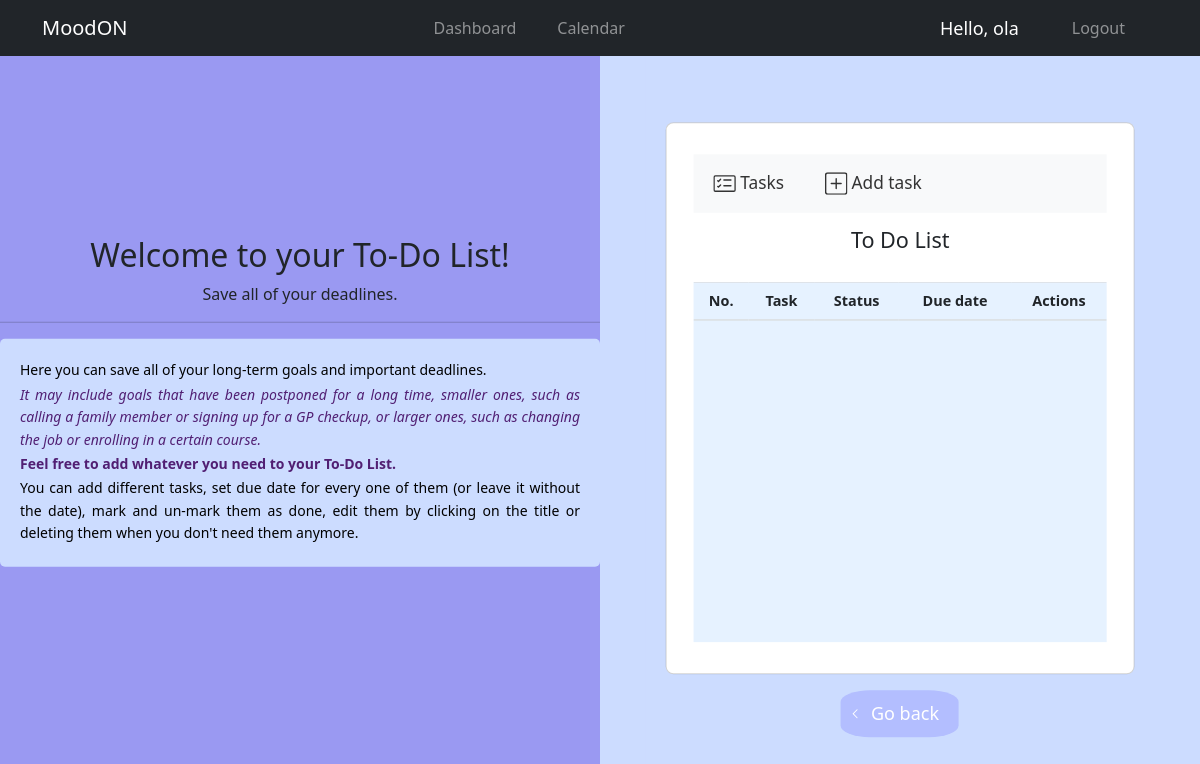
Before: /to-do/ (signed in) with the older database file.
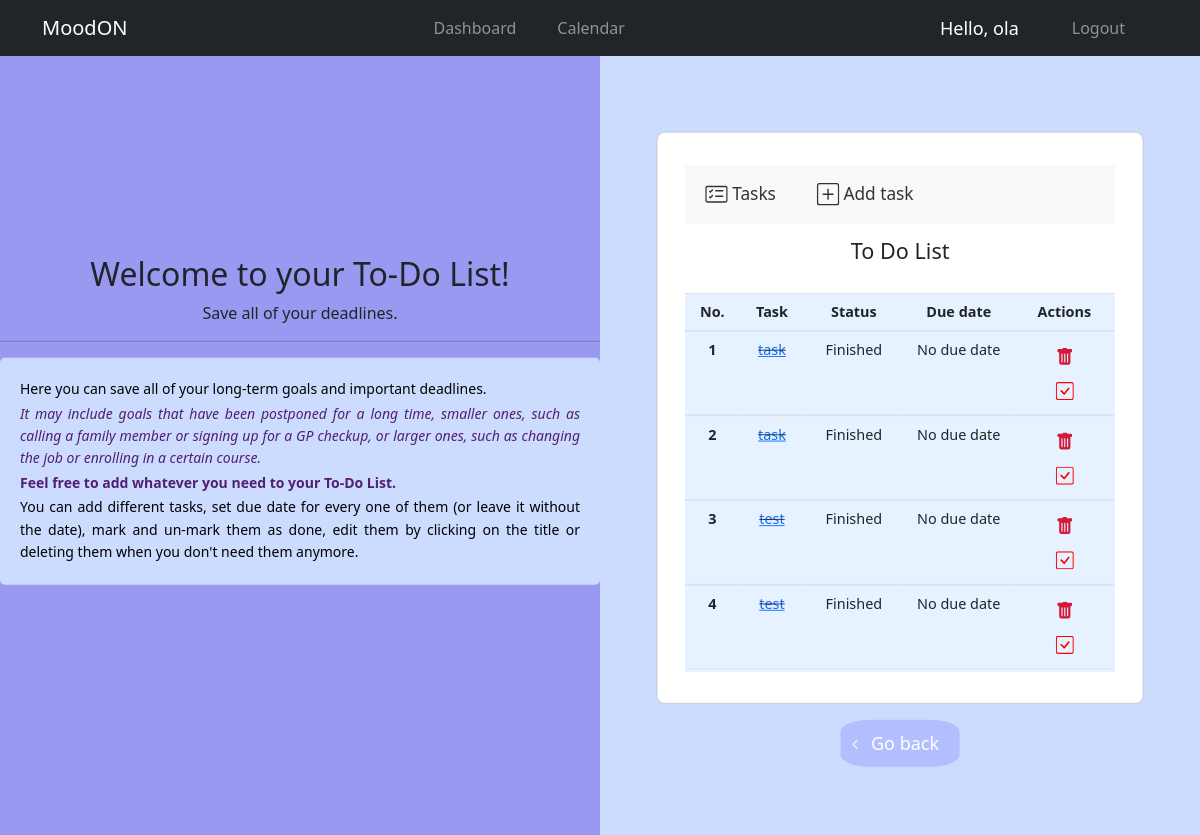
After: the same page with the newer database file.
### mood_tracker/models.py (models this page shows, shortened)
class Task(models.Model):
    user = models.ForeignKey(User, on_delete=models.CASCADE, default=1)
    title = models.CharField(max_length=100)
    description = models.TextField(null=True, blank=True)
    due_date = models.DateTimeField(null=True, blank=True)
    is_finished = models.BooleanField(default=False)
    is_notified = models.BooleanField(default=False)
    class Meta:
        ordering = ('due_date',)
    def has_alarm(self):
        return self.due_date is not None
    def status(self):
        if self.is_finished:
            return 'Finished'
        elif self.has_expired():
            return 'Expired'
        else:
            return "In progress"

### mood_tracker/views.py (the view)
# urls.py: path('to-do/', views.info_tasks, name='info_tasks'),
def info_tasks(request):
    tasks = Task.objects.filter(user=request.user)
    return render(request, 'to-do/task_list.html', {'tasks': tasks})

### mood_tracker/templates/to-do/task_list.html (shortened to what this page needs)
{% extends 'main/main.html' %}
{% load static %}
{% block content %}
<head>
    <link href="https://cdn.jsdelivr.net/npm/bootstrap@5.2.2/dist/css/bootstrap.min.css" rel="stylesheet">
</head>
<div class="split left">
    <div class="centered">
        <div class="title">
            <h2>Welcome to your To-Do List!</h2>
            <p>Save all of your deadlines.</p>
            <hr>
        </div>
        <div class="instructions">
            <p>Here you can save all of your long-term goals and important deadlines.</p>
            <p><i>It may include goals that have been postponed for a long time, smaller ones, such
                as calling a family member or signing up for a GP checkup, or larger ones, such as
                changing the job or enrolling in a certain course.</i></p>
            <p><b>Feel free to add whatever you need to your To-Do List.</b></p>
            <p>You can add different tasks, set due date for every one of them (or leave it without the date), mark and un-mark them as done, edit them by clicking on the title or deleting them when you don't need them anymore.</p>
        </div>
    </div>
</div>
<div class="split right">
    <div class="centered">
        <section style="background-color: #ccdcff;">
            <div class="container-body">
                <div class="row d-flex justify-content-center align-items-center h-100">
                    <div class="col-12">
                        <div class="card rounded-3">
                            <div class="card-body p-1">
                                <nav class="navbar navbar-expand-lg navbar-light bg-light">
                                    <div class="container-fluid">
                                        <ul class="navbar-nav me-auto mb-2 mb-lg-0">
                                            <li class="nav-item ">
                                                <a class="nav-link-custom" href="/to-do/">
                                                    Tasks
                                                </a>
                                            </li>
                                        </ul>
                                        <div class="collapse navbar-collapse" id="navbarSupportedContent">
                                            <ul class="navbar-nav me-auto mb-2 mb-lg-0">
                                                <li class="nav-item">
                                                    <a class="nav-link-custom" href="{% url 'task_add' %}">
                                                        Add task
                                                    </a>
                                                </li>
                                            </ul>
                                        </div>
                                    </div>
                                </nav>
                                <h4 class="text-center my-3 pb-3">To Do List</h4>
                                <div class="inside">
                                    <table class="table mb-4">
                                        <thead>
                                        <tr>
                                            <th scope="col">No.</th>
                                            <th scope="col">Task</th>
                                            <th scope="col">Status</th>
                                            <th scope="col">Due date</th>
                                            <th scope="col">Actions</th>
                                        </tr>
                                        </thead>
                                        {% for task in tasks %}
                                        <tbody>
                                        <tr>
                                            <th scope="row">{{ forloop.counter }}</th>
                                            <td>
                                                {% if task.is_finished %}
                                                <del>
                                                    <a href="{% url 'task_update' task.id %}">
                                                        {{task.title}}</a>
                                                </del>
                                                {% else %}
                                                <a href="{% url 'task_update' task.id %}"> {{task.title}}</a>
                                                {% endif %}
                                            </td>
                                            {% if task.status == "Expired" %}
                                            <td class="passed">{{task.status}}</td>
                                            {% else %}
                                            <td>{{task.status}}</td>
                                            {% endif %}
                                            {% if task.has_alarm %}
                                            <td>{{task.due_date}}</td>
                                            {% else %}
                                            <td>No due date</td>
                                            {% endif %}
                                            <td>
                                                <form action="{% url 'task_delete' task.id%}" method="post" style="display: inline">
                                                    <button type="submit" class="btn" onclick="return confirm('are you sure?')">
                                                    </button>
                                                </form>
                                                {% if task.is_finished %}
                                                    <a href="{% url 'unfinish_task' task.id %}" class="btn">
                                                    </a>
                                                {% endif %}
                                            </td>
                                        </tr>
                                        </tbody>
                                        {% endfor %}
                                    </table>
                                </div>
                            </div>
                        </div>
                    </div>
                </div>
                <a href="/dashboard/" class="button">
                    <span class="icon">
                        <svg xmlns="http://www.w3.org/2000/svg" width="16" height="16" fill="currentColor" class="bi bi-arrow-left" viewBox="0 0 16 16">
                          <path fill-rule="evenodd" d="M11.854 4.646a.5.5 0 0 1 0 .708L8.207 9l3.647 3.646a.5.5 0 1 1-.708.708l-4-4a.5.5 0 0 1 0-.708l4-4a.5.5 0 0 1 .708 0z"/>
                        </svg>
                      </span>
                    Go back
                </a>
            </div>
        </section>
    </div>
{% endblock %}

### mood_tracker/templates/main/main.html (shortened to what this page needs)
{% load static %}
<!DOCTYPE html>
<html>
    <head>
        <link rel="stylesheet" href="https://cdn.jsdelivr.net/npm/bootstrap@4.3.1/dist/css/bootstrap.min.css">
        <link rel="stylesheet" href="https://rsms.me/inter/inter.css">
    </head>
    <body>
        {% include 'navbar/navbar.html' %}
        <div class="container-fluid">
        {% block content %}
        {% endblock %}
        </div>
    </body>
</html>

### mood_tracker/templates/navbar/navbar.html (shortened to what this page needs)
{% load static %}
<nav class="navbar navbar-expand-lg navbar-dark ftco_navbar bg-dark ftco-navbar-light" id="ftco-navbar">
  <div class="container">
    <a class="navbar-brand" href="/">Mood<span>ON</span></a>
    <div class="collapse navbar-collapse" id="navbarNav">
      <ul class="navbar-nav ml-auto">
        {% if request.user.is_authenticated %}
        <li class="nav-item {% if request.path == item.link %}active{% endif %}">
          <a class="nav-link" href="/dashboard/">Dashboard</a>
        </li>
        <li class="nav-item {% if request.path == item.link %}active{% endif %}">
          <a class="nav-link" href="{% url 'calendar' %}">Calendar</a>
        </li>
      </ul>
      {% endif %}
      <ul class="navbar-nav ml-auto">
        {% if request.user.is_authenticated %}
        <li class="nav-item">
          <span class="hello-msg">Hello, {{ request.user.username }}</span>
        </li>
        <li class="nav-item">
          <a class="nav-link" href="{% url 'logout' %}">Logout</a>
        </li>
        {% else %}
        <li class="nav-item active"><a href="/" class="nav-link">Home</a></li>
        <span><a class="hello-msg login-link" href="/login/">Login</a></span>
        <span class="hello-msg">|</span>
        <span><a class="hello-msg register-link" href="{% url 'register' %}">Signup</a></span>
{% endif %}
      </ul>
    </div>
  </div>
</nav>

### mood_tracker/templates/navbar/navbar.html (style rules this page uses)
.navbar li { margin-right: 25px; }
.hello-msg { font-size: 18px; color: #fff; margin-right: 20px; }
.nav-item { display: flex; align-items: center; margin-left: auto; }

### mood_tracker/templates/to-do/task_list.html (style rules this page uses)
.split { height: 100%; width: 50%; position: fixed; z-index: 1; top: 0; overflow-x: hidden; padding-top: 20px; }
.left { left: 0; margin-top: 56px; background-color: #9a99f2; }
.right { right: 0; margin-top: 56px; background-color: #ccdcff; }
.centered { position: absolute; top: 45%; left: 50%; transform: translate(-50%, -50%); text-align: center; }
.card { justify-content: center; }
.card-body { scale: 90%; }
.inside { height: 50vh; overflow-y: scroll; background-color: #e6f2ff; }
td { max-width: 5rem; }
a.button { display: inline-block; padding: 10px 20px; background-color: #b3beff; color: white; border: none; border-radius: 25%; text-decoration: none; font-size: 18px; transition: background-color 0.5s, color 0.5s, transform 0.5s; position: relative; padding-left: 30px; }
a.button .icon { position: absolute; top: 45%; left: 5px; transform: translateY(-50%); }
a.button .icon svg { width: 16px; height: 16px; vertical-align: middle; margin-right: 5px; }
.container-body { margin-top: 10%; margin-bottom: 20px; }
section { position: relative; top: 50%; left: 50%; transform: translate(-50%, 0%); background-color: #ccdcff; padding: 20px; width: 150%; }
.nav-link-custom { display: flex; align-items: center; text-decoration: none; color: #333; font-size: larger; background-color: none; transition: color 0.2s, background-color 0.2s; padding: 10px; border-radius: 8px; }
.nav-link-custom svg { width: 25px; height: 25px; margin-right: 5px; }
.instructions { margin-bottom: 5%; padding: 20px; background-color: #ccdcff; color: #000; border-radius: 5px; text-align: justify; width: 600px; line-height: 1.6; position: relative; }
.instructions p { font-size: 14px; margin-bottom: 2px; }
.instructions b { color: #511f73; }
.instructions i { font-size: 14px; color: #511f73; }

Changed rows visible on the page:
added Task: title "task", status "Finished", shows "No due date"
added Task: title "task", status "Finished", shows "No due date"
added Task: title "test", status "Finished", shows "No due date"
added Task: title "test", status "Finished", shows "No due date"
